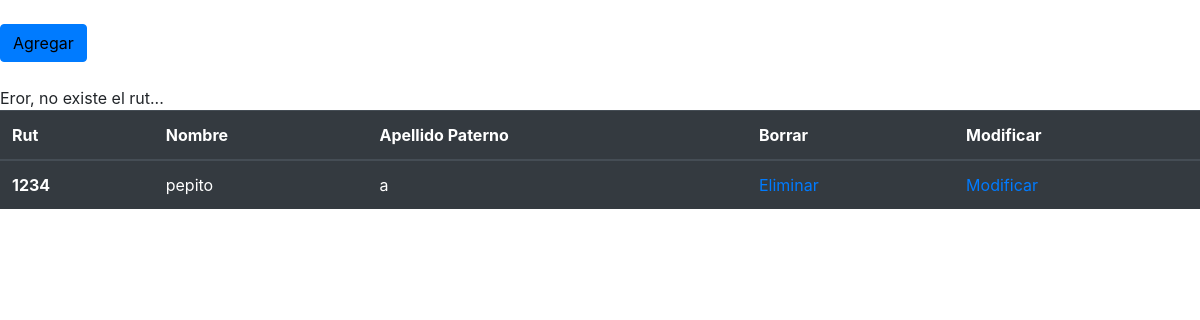
The page /alumnos/alumnos_del/6 on the database its author committed.
### alumnos/models.py (models this page shows, shortened)
class Alumno(models.Model):
    rut = models.CharField(primary_key=True, max_length=10)
    nombre = models.CharField(max_length=20)
    apellido_paterno = models.CharField(max_length=20)
    apellido_materno = models.CharField(max_length=20)
    fecha_nacimiento = models.DateField(blank=False, null=False)
    id_genero = models.ForeignKey('Genero',on_delete=models.CASCADE, db_column='idGenero')
    telefono = models.CharField(max_length=45)
    email = models.EmailField(unique=True, max_length=100, blank=True, null=True)
    direccion = models.CharField(max_length=50, blank=True, null=True)
    activo = models.IntegerField()

### alumnos/views.py (the view)
# urls.py: path('alumnos_del/<str:pk>',views.alumnos_del,name="alumnos_del"),
def alumnos_del(request,pk):
    context={}
    try:
        alumno=Alumno.objects.get(rut=pk)
        alumno.delete()
        mensaje='Datos Eliminados'
        alumnos=Alumno.objects.all()
        context={"mensaje":mensaje}
        return render(request,'alumnos/alumnos_list.html',context)
    except:
        mensaje='Eror, no existe el rut...'
        alumnos=Alumno.objects.all()
        context={"alumnos":alumnos,
                 "mensaje":mensaje}
        return render(request,'alumnos/alumnos_list.html',context)

### alumnos/templates/alumnos/alumnos_list.html (shortened to what this page needs)
<!DOCTYPE html>
<html lang="en">
<head>
    {%load static%}
    <link rel="stylesheet" href="https://cdn.jsdelivr.net/npm/bootstrap@4.6.2/dist/css/bootstrap.min.css">
</head>
<body>
    <br>
    <button class="btn btn-primary">
        <a href="{% url 'alumnosAdd' %}" style="text-decoration: none; color: black;">Agregar</a>
    </button>
    <br>
    <br>
    {%if mensaje%}
    <div id="idMensaje">
            {{mensaje}}
    </div>
    {%endif%}
    <table class="table table-dark">
        {%if alumnos%}
        <thead>
          <tr>
            <th scope="col">Rut</th>
            <th scope="col">Nombre</th>
            <th scope="col">Apellido Paterno</th>
            <th scope="col">Borrar</th>
            <th scope="col">Modificar</th>
          </tr>
        </thead>
        <tbody>
            {%for alumno in alumnos%}
          <tr>
            <th scope="row">{{alumno.rut}}</th>
            <td>{{alumno.nombre}}</td>
            <td>{{alumno.apellido_paterno}}</td>
            <td><a href="{%url 'alumnos_del' pk=alumno.rut%}">Eliminar</a></td>
            <td><a href="{%url 'alumnos_findEdit' pk=alumno.rut%}">Modificar</a></td>
          </tr>
          {%endfor%}
        </tbody>
        {%endif%}
      </table>
</body>
</html>

### rows shown on the page
Alumno: rut "1234", nombre "pepito", apellido_paterno "a"

### other values the page prints
{{ mensaje }} "Eror, no existe el rut..."
